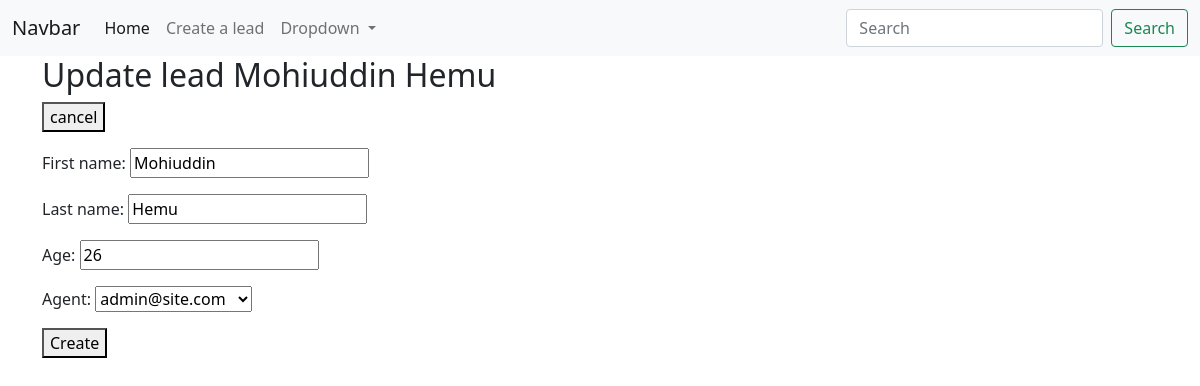
The app's page /leads/21/update/ with its own data.
### main/models.py (models this page shows, shortened)
class Lead(models.Model):
    first_name = models.CharField(max_length=20)
    last_name = models.CharField(max_length=20)
    age = models.IntegerField(default=0)
    agent = models.ForeignKey(Agent, on_delete=models.CASCADE)
    created_at = models.DateTimeField(auto_now_add=True)
    updated_at = models.DateTimeField(auto_now=True)
    class Meta:
        ordering = ['-created_at']

### main/views.py (the view)
# urls.py: path('<int:pk>/update/', views.Lead_update, name="leadUpdate"),
def Lead_update(request, pk):
    lead = Lead.objects.get(pk=pk)
    form = LeadModelForm(instance=lead)
    if request.method == 'POST':
        form = LeadModelForm(request.POST, instance=lead)
        if form.is_valid():
            form.save()
            return redirect("leads:leadList")
    context = {
        "lead":lead,
        "form":form,
    }
    return render(request, "Leads/lead_update.html", context)

### main/forms.py
class LeadModelForm(forms.ModelForm):
    class Meta:
        model = Lead
        fields = (
            'first_name',
            'last_name',
            'age',
            'agent',
        )

### main/models.py (called while the page is built)
    def __str__(self):
        return self.user.email

### templates/Leads/lead_update.html (shortened to what this page needs)
{% extends "base.html" %}
{% block content %}
    <div class="container">
        <h2>Update lead {{lead.first_name}} {{lead.last_name}} </h2>
        <a href="{{request.META.HTTP_REFERER}}"><button>cancel</button></a>
        <p>
            <form method="post">
                {{form.as_p}}
                <button type="submit">Create</button>
            </form>
        </p>
    </div>
{% endblock content %}

### records on screen
Lead: first_name "Mohiuddin", last_name "Hemu", age "26", agent "admin@site.com"
